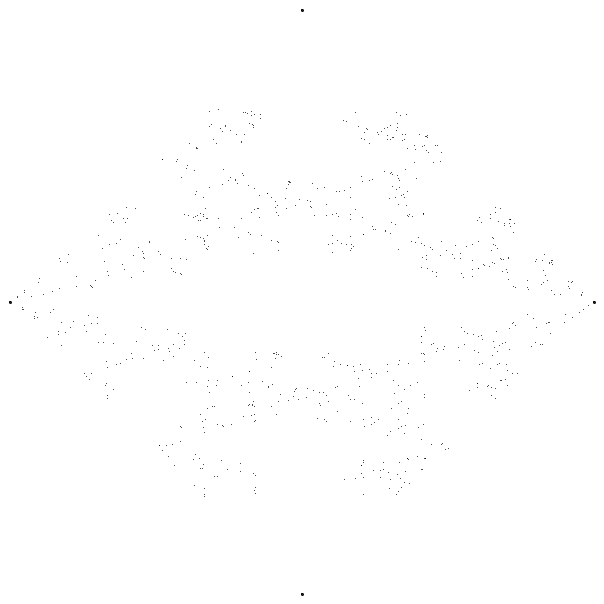
Frame 1 (no input)
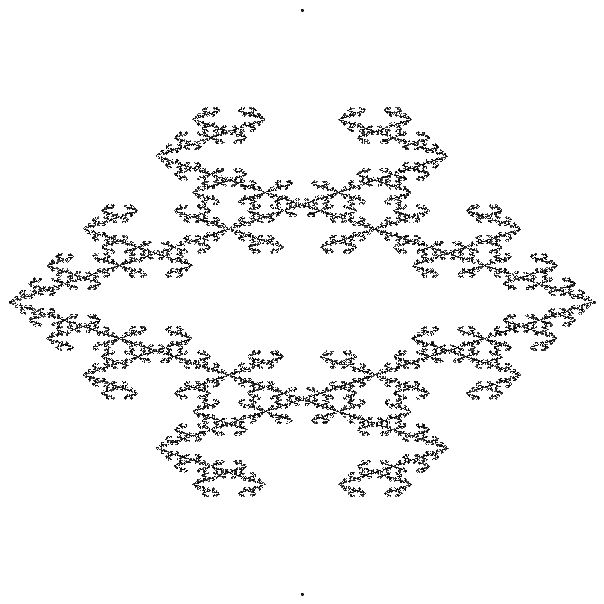
Frame 60 (the mouse pressed at the canvas centre just before this capture)
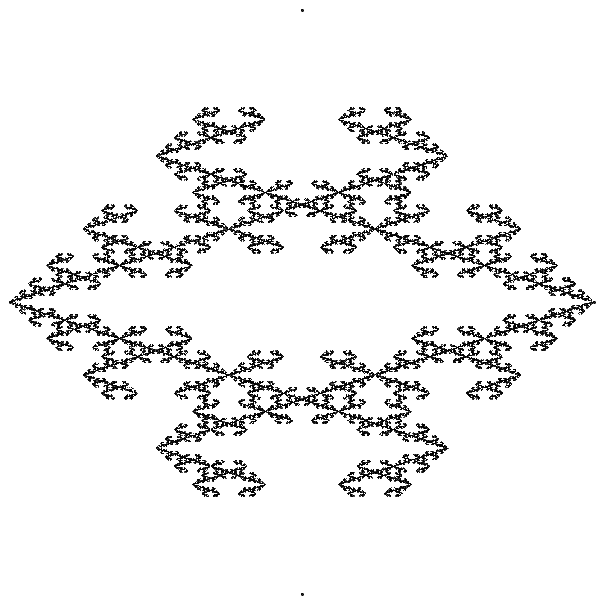
Frame 120 (the mouse held since frame 60 and released just before this capture)

The Processing sketch that drew these frames (run headless with seeded random() and noise(); from frame 60 on, the mouse is pressed at the canvas centre):

// Processing sketch: processing_136647
// ── processing_136647.pde

int numOfPoints; //This variable controls how many points to use for chaos game
int currentx; //These are the points that are moving around at random
int currenty;
int previous_point = 0;
ArrayList<Spoint> sp; //This stores the points

void setup() 
{ 
  size(604, 604);
  background(255);
  
  numOfPoints = 4;
  int radius = width / 2 - 10;
  float deltaangle = TWO_PI / numOfPoints;
  currentx = int(radius + width / 2);
  currenty = int(width / 2);
  sp = new ArrayList<Spoint>();
  
  
  //create points 
  for (float theta = 0; theta < TWO_PI; theta += TWO_PI / numOfPoints)
  {
    //graph the points using polar form (rotate theta), then convert back to rectangular
    int xposition = int(radius * cos(theta))+width/2; //Add half width to move to 1st quad
    int yposition = int(radius * sin(theta))+width/2;
    sp.add(new Spoint(xposition,yposition));
  }
  
  //graph starting points
  for (int i = 0; i < sp.size(); i++)
  {
    Spoint temp = sp.get(i);
    fill(0);
    ellipse(temp.getx(),temp.gety(),2,2);
  }
}

void draw() 
{  
  for (int i = 0; i<1000; i++)
  {
    int randompoint = int(random(numOfPoints));
    if ( (previous_point+randompoint)%numOfPoints != 2)
    {
      previous_point = randompoint;
      Spoint temp = sp.get(randompoint);
      currentx = weighted_average(temp.getx(),currentx);
      currenty = weighted_average(temp.gety(),currenty);
      fill(0);
      point(currentx,currenty);
    }
  }
  
  
}

int weighted_average(int num1,int num2)
{
  return(int((num1+num2)/2.0));
}

class Spoint
{
  int xpos, ypos;
  
  Spoint(int x, int y)
  {
    xpos = x;
    ypos = y;
  }
  
  int getx()
  {
    return xpos;
  }
  
  int gety()
  {
    return ypos;
  }
}
